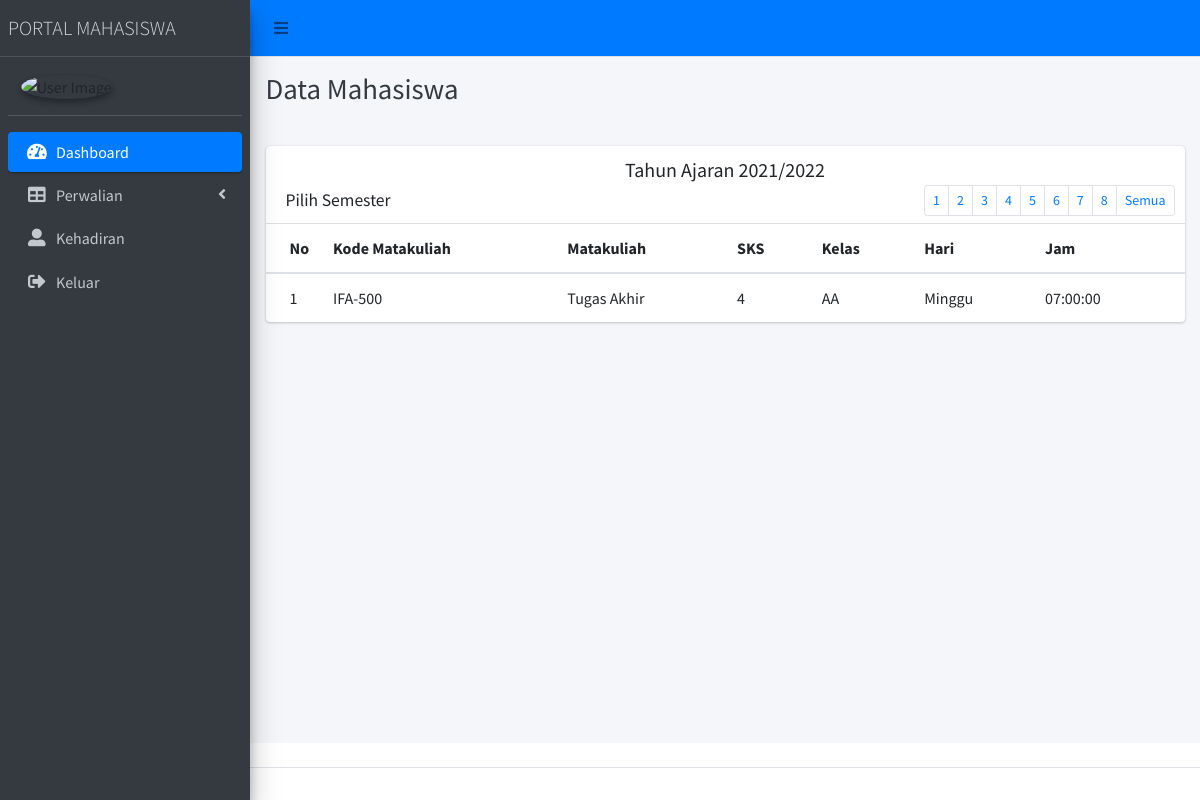
Page /jadwal8 on the committed database.
### tables this page shows
CREATE TABLE `jadwal` (
  `id_jadwal` int(11) NOT NULL,
  `kode_mk` varchar(7) NOT NULL DEFAULT '0',
  `kelas` varchar(7) NOT NULL DEFAULT '0',
  `hari` varchar(50) NOT NULL DEFAULT '0',
  `jam` varchar(15) NOT NULL DEFAULT '00:00:00'
);

CREATE TABLE `matakuliah` (
  `kode_mk` varchar(7) NOT NULL,
  `nama_mk` varchar(50) NOT NULL,
  `sks` int(11) NOT NULL,
  `semester` int(11) NOT NULL
);

### application/libraries/Template.php (called while the page is built)
<?php if (!defined('BASEPATH')) exit('No direct script access allowed');
class Template
{
	var $template_data = array();
	function set($name, $value)
	{
		$this->template_data[$name] = $value;
	}
	function load($template = '', $view = '', $view_data = array(), $return = FALSE)
	{
		$this->CI = &get_instance();
		$this->set('contents', $this->CI->load->view($view, $view_data, TRUE));
		return $this->CI->load->view($template, $this->template_data, $return);
	}
}

### application/controllers/mahasiswa/Perwalian.php (called while the page is built, shortened)
<?php
class Perwalian extends CI_Controller {
	public function jadwal8()
	{
		$data['daftarjadwal8'] = $this->Modelperwalian->getdatajadwal8();
		$this->template->load('layout/template', 'mahasiswa/jadwal8',$data);
	}
}

### index.php (called while the page is built, shortened)
<?php
require_once BASEPATH.'core/CodeIgniter.php';

### application/helpers/tahunAjaran_helper.php (called while the page is built, shortened)
<?php
function Ajaran(){
	$current = date('Y-m-d');
	$bulan = date("m", strtotime($current));
	$tahun = date("Y", strtotime($current));
	$ajaran = $tahun . "/" . ($tahun+1);
	return $ajaran;
}
?>

### application/models/Modelperwalian.php (called while the page is built, shortened)
<?php
class Modelperwalian extends CI_Model {
     public function getdatajadwal8()
	{
        $query = $this->db->select('jadwal.id_jadwal, matakuliah.kode_mk, matakuliah.nama_mk, matakuliah.sks, matakuliah.semester, jadwal.kelas, jadwal.hari, jadwal.jam')
        ->join('jadwal','jadwal.kode_mk=matakuliah.kode_mk')
        ->where('semester','8')
        ->get('matakuliah')->result_array();
        return $query;
    }
}

### application/views/mahasiswa/jadwal8.php (the view, shortened to what this page needs)
<section class="content">
         <div class="col-md-12">
           <div class="card">
             <div class="card-header">
						<h5 class="text-center">Tahun Ajaran <?= Ajaran(); ?></h5>
               <h3 class="card-title">Pilih Semester</h3>
               <div class="card-tools">
                 <ul class="pagination pagination-sm float-right">
                  <li class="page-item"><a class="page-link" href="<?= site_url('jadwal1')?>">1</a></li>
                   <li class="page-item"><a class="page-link" href="<?= site_url('jadwal2')?>">2</a></li>
                   <li class="page-item"><a class="page-link" href="<?= site_url('jadwal3')?>">3</a></li>
                   <li class="page-item"><a class="page-link" href="<?= site_url('jadwal4')?>">4</a></li>
                   <li class="page-item"><a class="page-link" href="<?= site_url('jadwal5')?>">5</a></li>
                   <li class="page-item"><a class="page-link" href="<?= site_url('jadwal6')?>">6</a></li>
                   <li class="page-item"><a class="page-link" href="<?= site_url('jadwal7')?>">7</a></li>
                   <li class="page-item"><a class="page-link" href="<?= site_url('jadwal8')?>">8</a></li>
                   <li class="page-item"><a class="page-link" href="<?= site_url('jadwalsemua')?>">Semua</a></li>
                 </ul>
               </div>
             </div>
             <div class="card-body p-0">
               <table class="table">
                 <thead>
                   <tr>
                     <th style="width: 10px">No</th>
                     <th>Kode Matakuliah</th>
                     <th>Matakuliah</th>
                     <th>SKS</th>
                     <th>Kelas</th>
                     <th>Hari</th>
                     <th>Jam</th>
                   </tr>
                 </thead>
                 <tbody>
                    <?php
									 $no=1;
									 $current = date('Y-m-d');
									 $bulan = date("m", strtotime($current));
                        foreach ($daftarjadwal8 as $row) {
												if($bulan >= 2 && $bulan <=5) {
                            ?>
                     <tr>
                       <td><?php echo $no++; ?></td>
                    <td><?php echo $row['kode_mk']; ?></td>
                    <td><?php echo $row['nama_mk']; ?></td>
                    <td><?php echo $row['sks']; ?></td>
                    <td><?php echo $row['kelas']; ?></td>
                    <td><?php echo $row['hari']; ?></td>
                    <td><?php echo $row['jam']; ?></td>
                    </tr>
												<?php }
                         }
                                ?>
                 </tbody>
               </table>
             </div>
           </div>
   </section>

### rows in the picture
jadwal: kode_mk.kode_mk "IFA-500", kode_mk.nama_mk "Tugas Akhir", kode_mk.sks "4", kelas "AA", hari "Minggu", jam "07:00:00"

### other values in the picture
Ajaran() "2021/2022"
